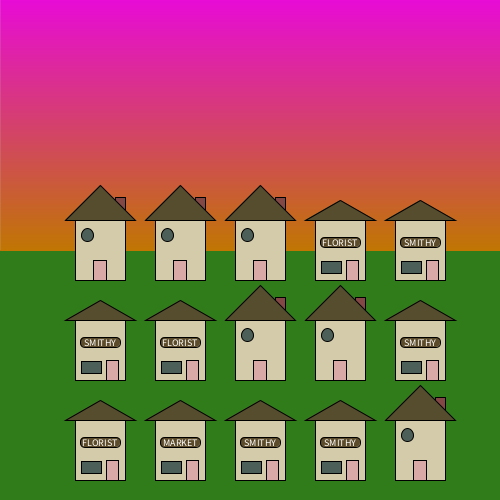
Frame 1 (no input)
Frame 60 (the mouse pressed at the canvas centre just before this capture): identical to frame 1, image omitted
Frame 120 (the mouse held since frame 60 and released just before this capture): identical to frame 1, image omitted

The Processing sketch that drew this single still picture (run headless with seeded random() and noise(); from frame 60 on, the mouse is pressed at the canvas centre):

// Processing sketch: Maxwell_taylor_townscape
// ── Maxwell_taylor_townscape.pde
float r;
float g;
float b;
void setup() {
  size (500, 500);
  gradient(232, 12, 214, 193, 118, 4);
  fill(#307C1A);
  rect(-5, height/2, width+5, height/2);
  for (int by = height/2; by < height; by+=height/5) {
    for (int x = width/5; x<width; x+=(width-width/5)/5) {//new way
      if (random(0, 1)<0.5) {
        shop(x, by, width/10, int(random(1, 4)));
      } else {
        hut(x, by, width/10, (random(0, 1))<0.5);
      }
    }
  }

  /* old way of doing it
   if (random(0, 1)<0.5) {
   shop(width/2-200, by, 50, int(random(1, 4)));
   } else {
   hut(width/2-200, by, 50, (random(0, 1))<0.5);
   }
   if (random(0, 1)<0.5) {
   shop(width/2-100, by, 50, int(random(1, 4)));
   } else {
   hut(width/2-100, by, 50, (random(0, 1))<0.5);
   }
   if (random(0, 1)<0.5) {
   shop(width/2, by, 50, int(random(1, 4)));
   } else {
   hut(width/2, by, 50, (random(0, 1))<0.5);
   }
   if (random(0, 1)<0.5) {
   shop(width/2+100, by, 50, int(random(1, 4)));
   } else {
   hut(width/2+100, by, 50, (random(0, 1))<0.5);
   }
   if (random(0, 1)<0.5) {
   shop(width/2+200, by, 50, int(random(1, 4)));
   } else {
   hut(width/2+200, by, 50, (random(0, 1))<0.5);
   }
   */
}
void draw() {
}

void gradient(float r1, float g1, float b1, float r2, float g2, float b2) {
  for (int i = 0; i<height/2; i++) {
    r = map(i, 0, height/2-1, r1, r2);
    g = map(i, 0, height/2-1, g1, g2);
    b = map(i, 0, height/2-1, b1, b2);

    stroke(r, g, b);
    line(0, i, width, i);
  }
}
void hut(float x, float y, float size, boolean chimney) {
  rectMode(CENTER);

  strokeWeight(1);
  stroke(0);
  if (chimney) {
    fill(#834845);
    rect(x+size*0.4, y - size*0.8, size*0.2, size*0.5);
  }
  fill(#D3CBA9);
  rect(x, y, size, size*1.2);
  fill(#554D2E);
  triangle(x, y - size*1.3, x-size*0.7, y-size*0.6, x+size*0.7, y-size*0.6);
  fill(#4D5F59);
  circle(x - size*0.25, y - size*0.3, size*0.25);
  fill(#D8A9A6);
  rect(x, y+size*0.4, size*0.25, size*0.4);
}

void shop(float x, float y, float size, int option) {
  rectMode(CENTER);
  strokeWeight(1);
  stroke(0);

  fill(#D3CBA9);
  rect(x, y, size, size*1.2);
  fill(#554D2E);
  triangle(x, y - size*1, x-size*0.7, y-size*0.6, x+size*0.7, y-size*0.6);
  fill(#D8A9A6);
  rect(x+size/4, y+size*0.4, size*0.25, size*0.4);
  fill(#4D5F59);
  rect(x - size*0.17, y + size*0.35, size*0.4, size*0.25);
  fill(#5D4C2B);
  rect(x, y-size*0.16, size*0.8, size*0.2, 5);
  fill(255);
  textSize(10);
  textAlign(CENTER, CENTER);
  if (option == 1) {
    text("SMITHY", x, y - size*0.16);
  } else if (option == 2) {
    text("FLORIST", x, y - size*0.16);
  } else if (option == 3) {
    text("MARKET", x, y - size*0.16);
  }
}
